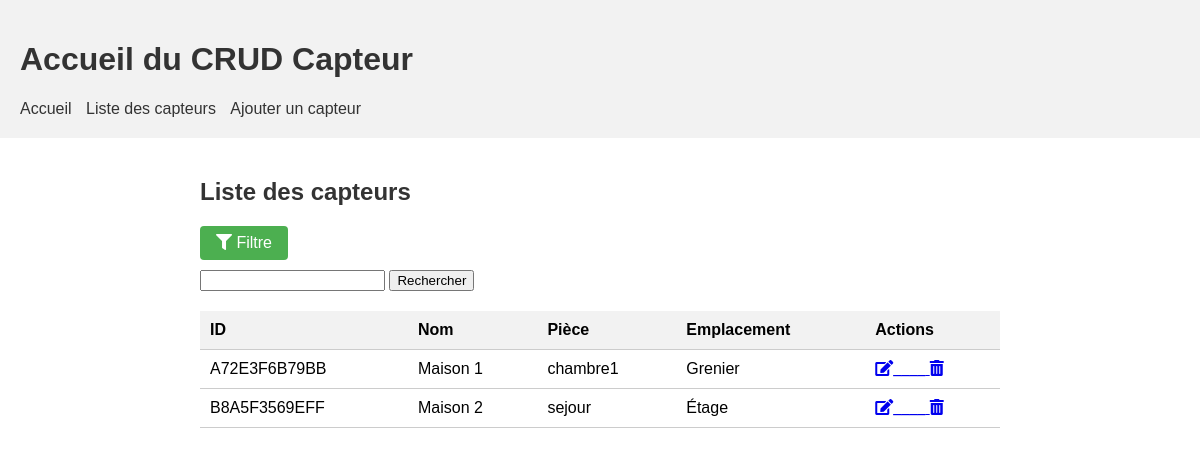
The app's page /collecte/collecte/capteurs/ with its own data.
### collecte/models.py (models this page shows, shortened)
class Capteur(models.Model):
    id = models.CharField(primary_key=True, max_length=12)
    nom = models.CharField(max_length=100, unique=True)
    piece = models.CharField(max_length=100)
    emplacement = models.CharField(max_length=100)

### collecte/views.py (the view, shortened to what this page needs)
# urls.py: path('collecte/capteurs/', views.liste_capteurs, name='liste_capteurs'),
def liste_capteurs(request):
    attribute = request.GET.get('attribute', 'id')
    order = request.GET.get('order', 'asc')
    filter_query = request.GET.get('filter_query', '')
    if order == 'asc':
        capteurs = Capteur.objects.order_by(attribute)
    else:
        capteurs = Capteur.objects.order_by(f'-{attribute}')
    context = {
        'capteurs': capteurs,
        'filter_query': filter_query,
    }
    return render(request, 'collecte/liste_capteurs.html', context)

### collecte/templates/collecte/liste_capteurs.html (shortened to what this page needs)
<!DOCTYPE html>
<html>
<head>
    {% load static %}
    <link rel="stylesheet" type="text/css" href="{% static 'css/style3.css' %}">
    <link rel="stylesheet" href="https://cdnjs.cloudflare.com/ajax/libs/font-awesome/5.15.3/css/all.min.css">
    <link rel="stylesheet" type="text/css" href="{% static 'css/style3.css' %}">
    <link rel="stylesheet" href="https://cdnjs.cloudflare.com/ajax/libs/font-awesome/5.15.3/css/all.min.css">
</head>
<body>
  <header>
    <h1>Accueil du CRUD Capteur</h1>
    <nav>
        <ul>
            <li><a href="{% url 'index' %}">Accueil</a></li>
            <li><a href="{% url 'liste_capteurs' %}">Liste des capteurs</a></li>
            <li><a href="{% url 'ajouter_capteur' %}">Ajouter un capteur</a></li>
        </ul>
    </nav>
  </header>
    {% block content %}
    <div class="container">
      <h2 class="liste-capteurs-title">Liste des capteurs</h2>
      <div class="filter-button-container">
        <button id="filterButton" onclick="toggleFilterMenu()">
          <i class="fas fa-filter"></i>
          Filtre
        </button>
      </div>
      <div class="filter-section">
        <form method="GET">
          <input type="text" name="filter_query" id="filter_query" value="{{ request.GET.filter_query }}">
          <button type="submit">Rechercher</button>
        </form>
      </div>
      <table>
        <thead>
          <tr>
            <th>ID</th>
            <th>Nom</th>
            <th>Pièce</th>
            <th>Emplacement</th>
            <th>Actions</th>
          </tr>
        </thead>
        <tbody>
          {% for capteur in capteurs %}
            <tr>
              <td>{{ capteur.id }}</td>
              <td>{{ capteur.nom }}</td>
              <td>{{ capteur.piece }}</td>
              <td>{{ capteur.emplacement }}</td>
              <td>
                <a href="{% url 'modifier_capteur' capteur.id %}">
                  <i class="fas fa-edit">____</i>
                </a>
                <a href="{% url 'supprimer_capteur' capteur.id %}">
                  <i class="fas fa-trash-alt"></i>
                </a>
              </td>
            </tr>
          {% endfor %}
        </tbody>
      </table>
    </div>
  {% endblock %}
</body>
</html>

### collecte/static/css/style3.css (style rules this page uses)
body { font-family: Arial, sans-serif; margin: 0; padding: 0; }
.container { max-width: 800px; margin: 0 auto; padding: 20px; }
h2 { color: #333; margin-bottom: 20px; }
table { width: 100%; border-collapse: collapse; }
th, td { padding: 10px; text-align: left; border-bottom: 1px solid #ccc; }
th { background-color: #f2f2f2; }
header { background-color: #f2f2f2; padding: 20px; }
h1 { color: #333; }
nav ul { list-style-type: none; margin: 0; padding: 0; }
nav li { display: inline-block; margin-right: 10px; }
nav a { text-decoration: none; color: #333; }

### collecte/templates/collecte/liste_capteurs.html (style rules this page uses)
.filter-button-container { margin-bottom: 10px; }
#filterButton { background-color: #4caf50; color: #fff; border: none; padding: 8px 16px; font-size: 16px; cursor: pointer; border-radius: 4px; }
.filter-section { margin-bottom: 20px; }

### records on screen
Capteur: id "A72E3F6B79BB", nom "Maison 1", piece "chambre1", emplacement "Grenier"
Capteur: id "B8A5F3569EFF", nom "Maison 2", piece "sejour", emplacement "Étage"
